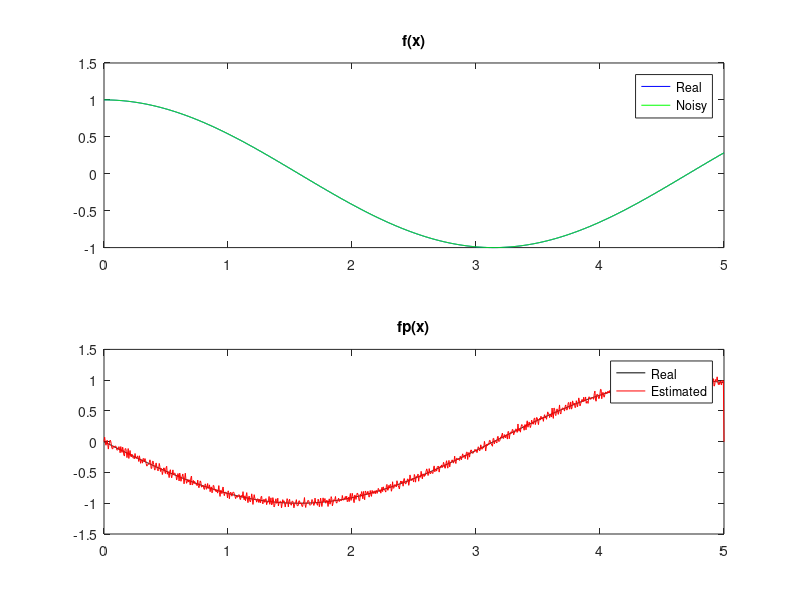

MATLAB code for this plot:
%----------------------------------------------------------------------------%
% Opening Commands
%----------------------------------------------------------------------------%
close all; clear; clc

n = 1000;  % number of points
lb = 0;  % lower bound
ub = 5;  % upper bound
h = (ub - lb) / (n - 1);  % step size
x = lb:h:ub;  % cell-edge data

f = cos(x);
y = cos(x) + .001 * rand(1, length(x));

% Pre-allocate memory for yp and ypp
yp = zeros(size(y));
ypp = zeros(size(y));

% get centered estimate for yp(p)
yp(2:n - 1) = (y(3:n) - y(1:n - 2)) / (2 * h);  % 1st der.
ypp(2:n - 1) = (y(3:n) - 2 * y(2:n - 1) + y(1:n - 2)) / h ^ 2;  % 2nd der.

% Get real derivative data
fp = - sin(x);
fpp = - cos(x);

% Plot f, y, fp, yp
figure
hold on
subplot(2, 1, 1)
plot(x, f, 'b', x, y, 'g')
legend('Real', 'Noisy')
title('f(x)')

subplot(2, 1, 2)
plot(x, fp, 'k', x, yp, 'r')
legend('Real', 'Estimated')
title('fp(x)')
hold off
